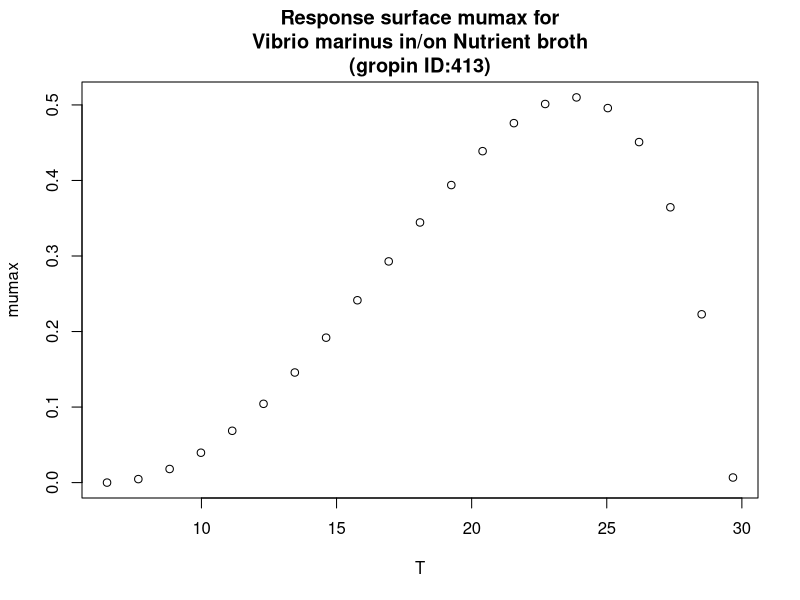

Reproduce this figure in R.
#############################
# start of Parameter script
#############################
T <- seq(6.5065,29.6703296703297,length.out=21)
#############################
# end of Parameter script
#############################
############################# 
# start of Model script Gropin ID 413 
#############################
 
# constant coefficients for this model
 
variables <- data.frame(T)
argumentsPar <- expand.grid(variables)
 
# heart of the model
response_surface <- function(T) {
   mumax <-(5.1*(10^-1)*(T-29.7)*((T-6.5)^2))/((23.8-6.5)*((23.8-6.5)*(T-23.8)-(23.8-29.7)*(23.8+6.5-2*T)))

return(mumax=mumax)
} 

# output parameters
responseSurface <- cbind(argumentsPar,response_surface(argumentsPar['T']))
colnames(responseSurface) <- c(colnames(argumentsPar),'mumax')
#############################
# End of Model script
#############################
############################# 
# start of Visualisation script Gropin ID 413 
#############################
plot(T,responseSurface$'mumax',xlab='T',
                          ylab='mumax',main='Response surface mumax for
Vibrio marinus in/on Nutrient broth
(gropin ID:413)')
#############################
# End of Visualisation script
#############################
